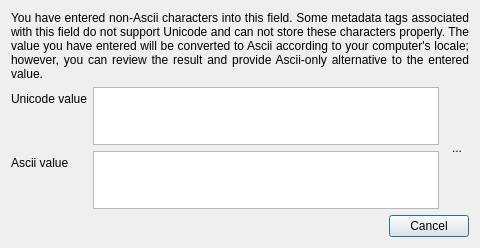
<?xml version="1.0" encoding="UTF-8"?>
<ui version="4.0">
 <class>AsciiTextDialogClass</class>
 <widget class="QDialog" name="AsciiTextDialogClass">
  <property name="windowModality">
   <enum>Qt::ApplicationModal</enum>
  </property>
  <property name="geometry">
   <rect>
    <x>0</x>
    <y>0</y>
    <width>480</width>
    <height>248</height>
   </rect>
  </property>
  <property name="windowTitle">
   <string>Edit non-unicode text</string>
  </property>
  <property name="windowIcon">
   <iconset resource="analogexif.qrc">
    <normaloff>:/images/icons/film_edit.png</normaloff>:/images/icons/film_edit.png</iconset>
  </property>
  <property name="modal">
   <bool>true</bool>
  </property>
  <layout class="QVBoxLayout" name="verticalLayout">
   <item>
    <widget class="QLabel" name="label">
     <property name="text">
      <string>You have entered non-Ascii characters into this field. Some metadata tags associated with this field do not support Unicode and can not store these characters properly. The value you have entered will be converted to Ascii according to your computer's locale; however, you can review the result and provide Ascii-only alternative to the entered value.</string>
     </property>
     <property name="alignment">
      <set>Qt::AlignJustify|Qt::AlignTop</set>
     </property>
     <property name="wordWrap">
      <bool>true</bool>
     </property>
    </widget>
   </item>
   <item>
    <layout class="QHBoxLayout" name="horizontalLayout">
     <item>
      <layout class="QFormLayout" name="formLayout">
       <property name="fieldGrowthPolicy">
        <enum>QFormLayout::AllNonFixedFieldsGrow</enum>
       </property>
       <item row="1" column="0">
        <widget class="QLabel" name="label_2">
         <property name="text">
          <string>Unicode value</string>
         </property>
        </widget>
       </item>
       <item row="1" column="1">
        <widget class="QPlainTextEdit" name="unicodeEdit"/>
       </item>
       <item row="2" column="0">
        <widget class="QLabel" name="label_3">
         <property name="text">
          <string>Ascii value</string>
         </property>
        </widget>
       </item>
       <item row="2" column="1">
        <widget class="QPlainTextEdit" name="asciiEdit"/>
       </item>
      </layout>
     </item>
     <item>
      <widget class="QToolButton" name="copyBtn">
       <property name="toolTip">
        <string>Copy and convert text from Unicode to Ascii</string>
       </property>
       <property name="text">
        <string>...</string>
       </property>
       <property name="icon">
        <iconset resource="analogexif.qrc">
         <normaloff>:/images/icons/arrow_undo.png</normaloff>:/images/icons/arrow_undo.png</iconset>
       </property>
       <property name="autoRaise">
        <bool>true</bool>
       </property>
      </widget>
     </item>
    </layout>
   </item>
   <item>
    <widget class="QDialogButtonBox" name="buttonBox">
     <property name="standardButtons">
      <set>QDialogButtonBox::Cancel</set>
     </property>
    </widget>
   </item>
  </layout>
 </widget>
 <layoutdefault spacing="6" margin="11"/>
 <resources>
  <include location="analogexif.qrc"/>
 </resources>
 <connections/>
</ui>
